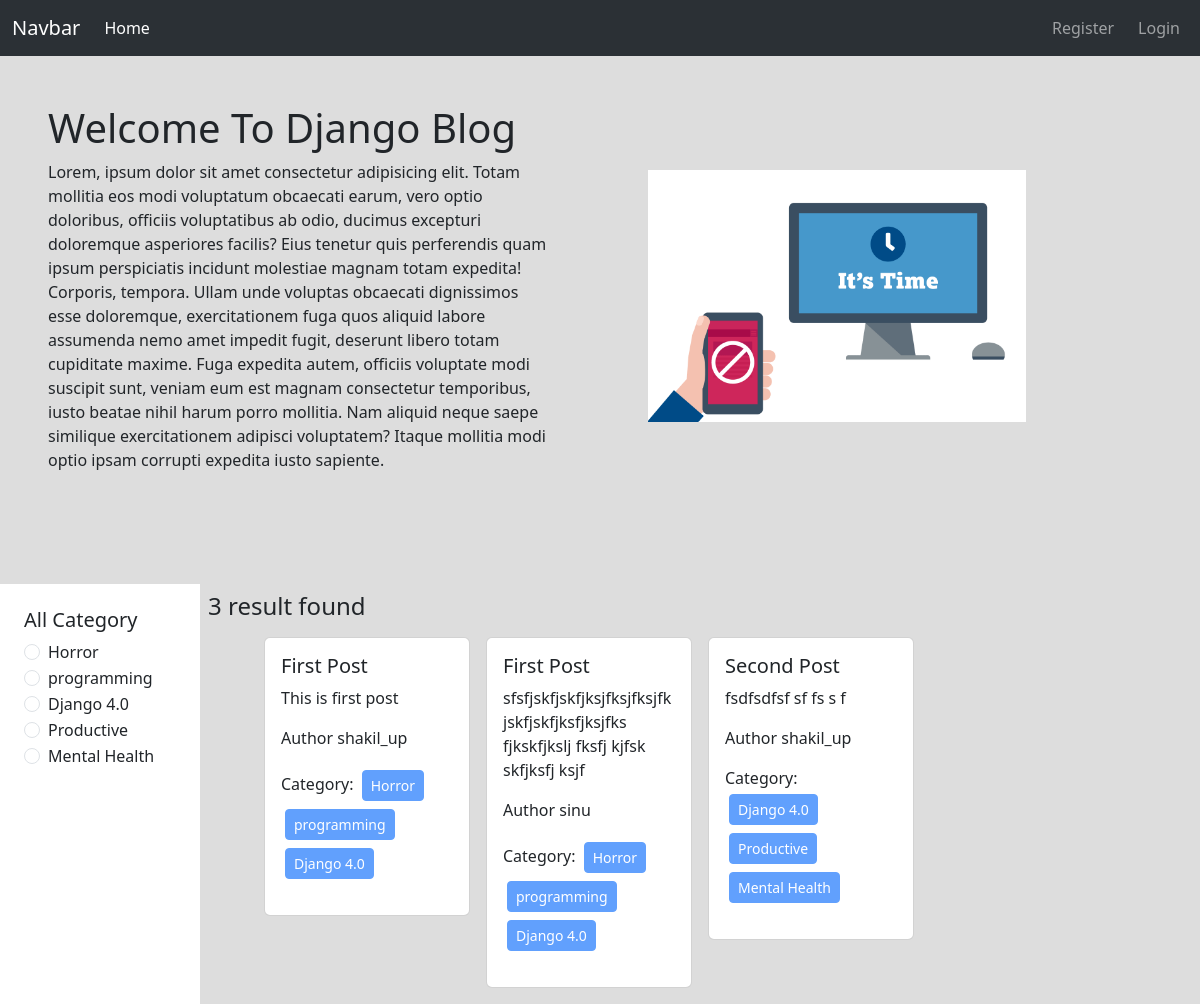
The page / on the database its author committed.
### categories/models.py (models this page shows)
class Category(models.Model):
    name = models.CharField(max_length = 100)
    slug = models.SlugField(max_length = 100,unique = True, null = True, blank = True)
    def __str__(self):
        return self.name

### post/models.py (models this page shows, shortened)
class Posts(models.Model):
    title = models.CharField(max_length= 50)
    content = models.TextField()
    category = models.ManyToManyField(Category) #ekta categorir onk gulla post thakte parbe abar ekta post er onk gulla category thakte pare
    author = models.ForeignKey(User,on_delete= models.CASCADE)

### blog_project/views.py (the view)
# urls.py: 2. Add a URL to urlpatterns:  path('', views.home, name='home')
def  home(request,category_slug = None):
    data = Posts.objects.all()
    if category_slug is not None:
        category = Category.objects.get(slug = category_slug)
        data = Posts.objects.filter(category = category)
    categories = Category.objects.all()
    return render(request, 'home.html',{'data':data,'category':categories})

### templates/home.html
{% extends 'base.html' %} {% block content %}
{% load static %}
<div class="d-flex flex-wrap align-items-center pb-5">
  <div class="col-6 p-5">
    <h1>Welcome To Django Blog</h1>
    <p>Lorem, ipsum dolor sit amet consectetur adipisicing elit. Totam mollitia eos modi voluptatum obcaecati earum, vero optio doloribus, officiis voluptatibus ab odio, ducimus excepturi doloremque asperiores facilis? Eius tenetur quis perferendis quam ipsum perspiciatis incidunt molestiae magnam totam expedita! Corporis, tempora. Ullam unde voluptas obcaecati dignissimos esse doloremque, exercitationem fuga quos aliquid labore assumenda nemo amet impedit fugit, deserunt libero totam cupiditate maxime. Fuga expedita autem, officiis voluptate modi suscipit sunt, veniam eum est magnam consectetur temporibus, iusto beatae nihil harum porro mollitia. Nam aliquid neque saepe similique exercitationem adipisci voluptatem? Itaque mollitia modi optio ipsam corrupti expedita iusto sapiente.</p>
  </div>
  <div class="col-6 p-5">
    <img class="w-75" src="{% static 'redesign_2.png' %}" alt="picture">
  </div>
</div>
<div class="d-flex flex-wrap">
  <div class="col-2 p-4 bg-white">
    <h5>All Category</h5>
    {% for cat in category %}
    <div class="form-check">
      <input
        class="form-check-input"
        type="radio"
        name="category"
        id="{{cat.id}}"
      />
      <label class="form-check-label " for="{{cat.id}}">
        <a class="text-decoration-none text-dark" href="{% url 'category_wise_post' cat.slug %}">{{cat}}</a>
      </label>
    </div>
    {% endfor %}
  </div>
  <div class="col-10 p-2">
    <h4>{{data | length}} result found</h4>
    <div class="d-flex flex-wrap px-5">
      {% for post in data%}
      <div class="col-sm-3 mb-3 mb-sm-0">
        <div class="card mx-2 my-2">
          <div class="card-body">
            <h5 class="card-title">{{post.title}}</h5>
            <p class="card-text">{{post.content | truncatewords:20}}</p>
            <p>Author {{post.author}}</p>
            <p>
              Category: {% for cate in post.category.all %}
              <button class="btn btn-primary btn-sm disabled m-1">
                {{cate.name}}
              </button>
              {% endfor %}
            </p>
          </div>
        </div>
      </div>
      {% endfor %}
    </div>
  </div>
</div>
{% endblock %}

### templates/base.html (shortened to what this page needs)
<!DOCTYPE html>
<html lang="en">
<head>
    <link href="https://cdn.jsdelivr.net/npm/bootstrap@5.3.2/dist/css/bootstrap.min.css" rel="stylesheet">
</head>
<body style="background-color: #ddd;">
    <nav class="navbar navbar-expand-lg bg-body-tertiary" data-bs-theme="dark">
        <div class="container-fluid">
          <a class="navbar-brand" href="#">Navbar</a>
          <div class="collapse navbar-collapse" id="navbarSupportedContent">
            <ul class="navbar-nav me-auto mb-2 mb-lg-0">
              <li class="nav-item">
                <a class="nav-link active" aria-current="page" href="{% url 'homepage' %}">Home</a>
              </li>
            </ul>
            <div class="d-flex" role="search">
              <ul class="navbar-nav me-auto mb- mb-lg-0">
             {% if request.user.is_authenticated %}
             <li class="nav-item mx-2">
              <a class="btn btn-warning  nav-link " href="{% url 'profile' %}">Profile</a>
            </li>
             <li class="nav-item mx-2">
              <a class="btn btn-warning  nav-link " href="{% url 'logout' %}">Log Out</a>
            </li>
             {% else %}
                <li class="nav-item mx-2">
                  <a class="btn btn-warning  nav-link " href="{% url 'register' %}">Register</a>
                </li>
                <li class="nav-item">
                  <a class="nav-link btn btn-success" href="{% url 'login' %}">Login</a>
                </li>
             {% endif %}
            </ul>
            </div>
          </div>
        </div>
      </nav>
      {% block content %}
      {% endblock %}
</body>
</html>

### rows shown on the page
Category: name "Horror"
Category: name "programming"
Category: name "Django 4.0"
Category: name "Productive"
Category: name "Mental Health"
Posts: title "First Post", content "This is first post", author "shakil_up"
Posts: title "First Post", content "sfsfjskfjskfjksjfksjfksjfkjskfjskfjksfjksjfks fjkskfjkslj fksfj kjfsk skfjksfj ksjf", author "sinu"
Posts: title "Second Post", content "fsdfsdfsf sf fs s f", author "shakil_up"

### other values the page prints
{{ data | length }} "3"
